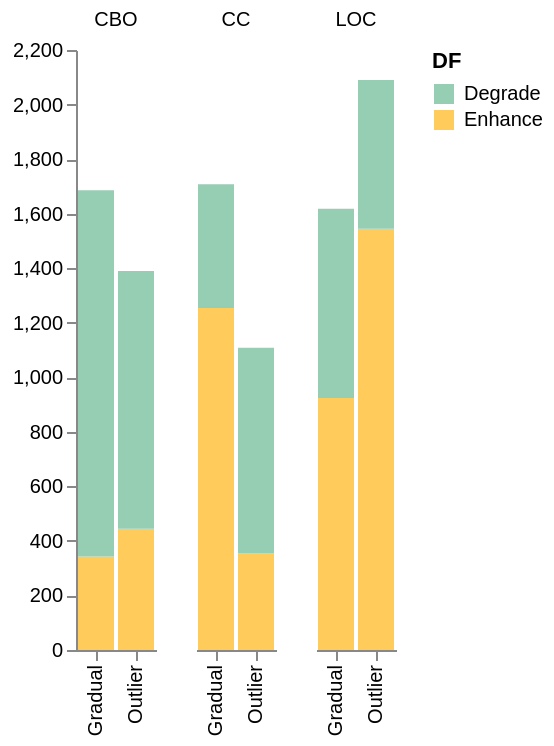

Notebook code cell kept with this figure:
### Markdown cell above
**Generate some random data**

### Code cell
#https://stackoverflow.com/questions/22787209/how-to-have-clusters-of-stacked-bars
import pandas as pd
import numpy as np
import altair as alt

df1=pd.DataFrame([[924,1545],[343,445],[1254,354]],index=["LOC","CBO","CC"],columns=["Gradual","Outlier"])
df2=pd.DataFrame([[694,545],[1343,945],[454,754]],index=["LOC","CBO","CC"],columns=["Gradual","Outlier"])
# df3=pd.DataFrame(50*np.random.rand(3,2),index=["LOC","CBO","CC"],columns=["Gradual","Outlier"])



print(df1)
print(df2)


def prep_df(df, name):
    df = df.stack().reset_index()
    df.columns = ['c1', 'c2', 'values']
    df['DF'] = name
    return df

df1 = prep_df(df1, 'Enhance')
df2 = prep_df(df2, 'Degrade')
# df3 = prep_df(df3, 'Coupling')

df = pd.concat([df1, df2])

alt.Chart(df).mark_bar().encode(

    # tell Altair which field to group columns on
    x=alt.X('c2:N', title=None),

    # tell Altair which field to use as Y values and how to calculate
    y=alt.Y('sum(values):Q',
        axis=alt.Axis(
            grid=False,
            title=None)),

    # tell Altair which field to use to use as the set of columns to be  represented in each group
    column=alt.Column('c1:N', title=None),

    # tell Altair which field to use for color segmentation
    color=alt.Color('DF:N',
            scale=alt.Scale(
                # make it look pretty with an enjoyable color pallet
                range=['#96ceb4', '#ffcc5c','#ff6f69'],
            ),
        ))\
    .configure_view(
        # remove grid lines around column clusters
        strokeOpacity=0
    )

### Figure 1 — Vega-Lite specification as saved in the notebook (floating-point values rounded to 4 significant figures)
{"config": {"view": {"continuousWidth": 400, "continuousHeight": 300, "strokeOpacity": 0}}, "data": {"name": "data-4a9f09d543799e0fc2d4dc44ddcce491"}, "mark": "bar", "encoding": {"color": {"field": "DF", "scale": {"range": ["#96ceb4", "#ffcc5c", "#ff6f69"]}, "type": "nominal"}, "column": {"field": "c1", "title": null, "type": "nominal"}, "x": {"field": "c2", "title": null, "type": "nominal"}, "y": {"aggregate": "sum", "axis": {"grid": false, "title": null}, "field": "values", "type": "quantitative"}}, "$schema": "https://vega.github.io/schema/vega-lite/v4.17.0.json", "datasets": {"data-4a9f09d543799e0fc2d4dc44ddcce491": [{"c1": "LOC", "c2": "Gradual", "values": 924, "DF": "Enhance"}, {"c1": "LOC", "c2": "Outlier", "values": 1545, "DF": "Enhance"}, {"c1": "CBO", "c2": "Gradual", "values": 343, "DF": "Enhance"}, {"c1": "CBO", "c2": "Outlier", "values": 445, "DF": "Enhance"}, {"c1": "CC", "c2": "Gradual", "values": 1254, "DF": "Enhance"}, {"c1": "CC", "c2": "Outlier", "values": 354, "DF": "Enhance"}, {"c1": "LOC", "c2": "Gradual", "values": 694, "DF": "Degrade"}, {"c1": "LOC", "c2": "Outlier", "values": 545, "DF": "Degrade"}, {"c1": "CBO", "c2": "Gradual", "values": 1343, "DF": "Degrade"}, {"c1": "CBO", "c2": "Outlier", "values": 945, "DF": "Degrade"}, {"c1": "CC", "c2": "Gradual", "values": 454, "DF": "Degrade"}, {"c1": "CC", "c2": "Outlier", "values": 754, "DF": "Degrade"}]}}
